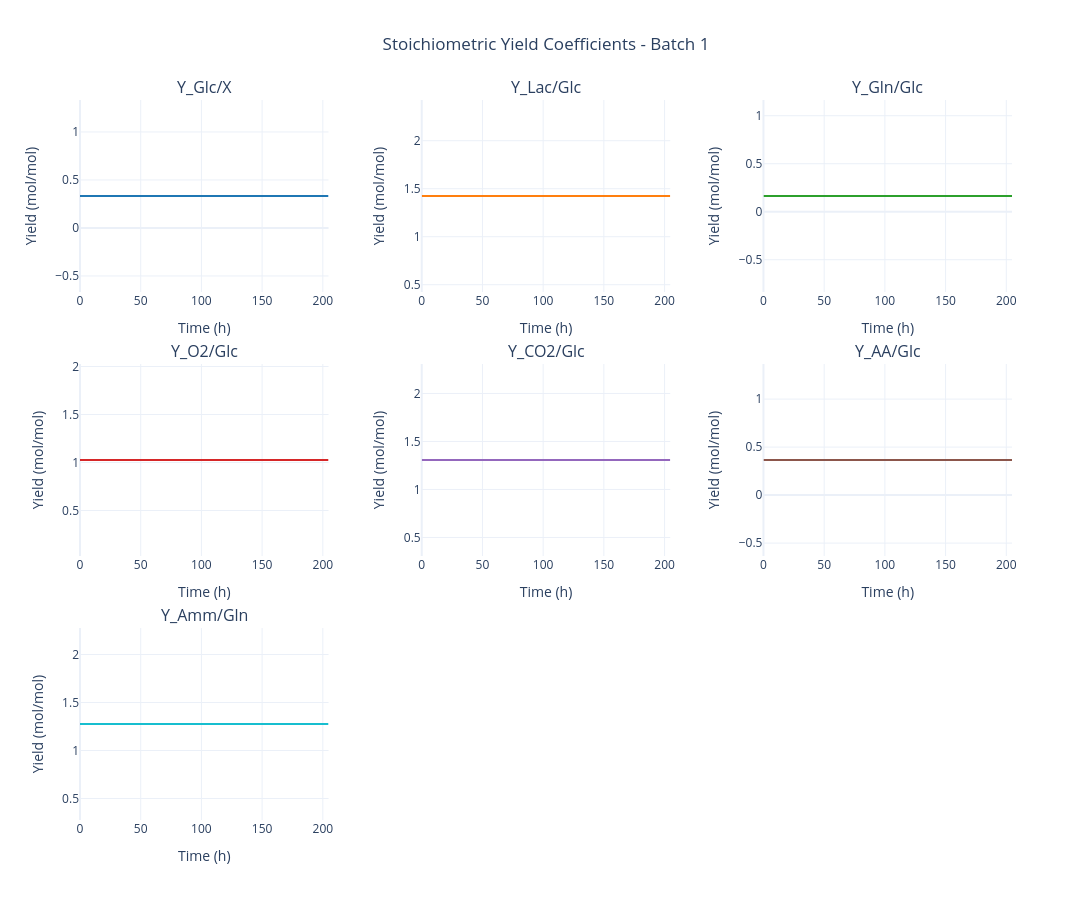

Here is the notebook cell this chart was saved with:
### Code cell
baseline_sim.data.plot_stoichiometric_yields()

### Figure 1 — Plotly figure (JSON) as saved in the notebook; plotly's stock layout.template omitted (floating-point values rounded to 4 significant figures; data arrays with more than 128 entries replaced by an {"elided": "..."} marker saying what was removed)
{"data": [{"line": {"color": "#1F77B4", "width": 2}, "mode": "lines", "name": "Y_Glc/X", "type": "scatter", "x": {"elided": "310 float values"}, "xaxis": "x", "y": {"elided": "310 float values"}, "yaxis": "y"}, {"line": {"color": "#FF7F0E", "width": 2}, "mode": "lines", "name": "Y_Lac/Glc", "type": "scatter", "x": {"elided": "310 float values"}, "xaxis": "x2", "y": {"elided": "310 float values"}, "yaxis": "y2"}, {"line": {"color": "#2CA02C", "width": 2}, "mode": "lines", "name": "Y_Gln/Glc", "type": "scatter", "x": {"elided": "310 float values"}, "xaxis": "x3", "y": {"elided": "310 float values"}, "yaxis": "y3"}, {"line": {"color": "#D62728", "width": 2}, "mode": "lines", "name": "Y_O2/Glc", "type": "scatter", "x": {"elided": "310 float values"}, "xaxis": "x4", "y": {"elided": "310 float values"}, "yaxis": "y4"}, {"line": {"color": "#9467BD", "width": 2}, "mode": "lines", "name": "Y_CO2/Glc", "type": "scatter", "x": {"elided": "310 float values"}, "xaxis": "x5", "y": {"elided": "310 float values"}, "yaxis": "y5"}, {"line": {"color": "#8C564B", "width": 2}, "mode": "lines", "name": "Y_AA/Glc", "type": "scatter", "x": {"elided": "310 float values"}, "xaxis": "x6", "y": {"elided": "310 float values"}, "yaxis": "y6"}, {"line": {"color": "#17BECF", "width": 2}, "mode": "lines", "name": "Y_Amm/Gln", "type": "scatter", "x": {"elided": "310 float values"}, "xaxis": "x7", "y": {"elided": "310 float values"}, "yaxis": "y7"}], "layout": {"annotations": [{"font": {"size": 16}, "showarrow": false, "text": "Y_Glc/X", "x": 0.1333, "xanchor": "center", "xref": "paper", "y": 1, "yanchor": "bottom", "yref": "paper"}, {"font": {"size": 16}, "showarrow": false, "text": "Y_Lac/Glc", "x": 0.5, "xanchor": "center", "xref": "paper", "y": 1, "yanchor": "bottom", "yref": "paper"}, {"font": {"size": 16}, "showarrow": false, "text": "Y_Gln/Glc", "x": 0.8667, "xanchor": "center", "xref": "paper", "y": 1, "yanchor": "bottom", "yref": "paper"}, {"font": {"size": 16}, "showarrow": false, "text": "Y_O2/Glc", "x": 0.1333, "xanchor": "center", "xref": "paper", "y": 0.6333, "yanchor": "bottom", "yref": "paper"}, {"font": {"size": 16}, "showarrow": false, "text": "Y_CO2/Glc", "x": 0.5, "xanchor": "center", "xref": "paper", "y": 0.6333, "yanchor": "bottom", "yref": "paper"}, {"font": {"size": 16}, "showarrow": false, "text": "Y_AA/Glc", "x": 0.8667, "xanchor": "center", "xref": "paper", "y": 0.6333, "yanchor": "bottom", "yref": "paper"}, {"font": {"size": 16}, "showarrow": false, "text": "Y_Amm/Gln", "x": 0.1333, "xanchor": "center", "xref": "paper", "y": 0.2667, "yanchor": "bottom", "yref": "paper"}], "height": 900, "hovermode": "x unified", "showlegend": false, "title": {"text": "Stoichiometric Yield Coefficients - Batch 1", "x": 0.5}, "width": 1300, "xaxis": {"anchor": "y", "domain": [0, 0.2667], "title": {"text": "Time (h)"}}, "xaxis2": {"anchor": "y2", "domain": [0.3667, 0.6333], "title": {"text": "Time (h)"}}, "xaxis3": {"anchor": "y3", "domain": [0.7333, 1], "title": {"text": "Time (h)"}}, "xaxis4": {"anchor": "y4", "domain": [0, 0.2667], "title": {"text": "Time (h)"}}, "xaxis5": {"anchor": "y5", "domain": [0.3667, 0.6333], "title": {"text": "Time (h)"}}, "xaxis6": {"anchor": "y6", "domain": [0.7333, 1], "title": {"text": "Time (h)"}}, "xaxis7": {"anchor": "y7", "domain": [0, 0.2667], "title": {"text": "Time (h)"}}, "xaxis8": {"anchor": "y8", "domain": [0.3667, 0.6333]}, "xaxis9": {"anchor": "y9", "domain": [0.7333, 1]}, "yaxis": {"anchor": "x", "domain": [0.7333, 1], "title": {"text": "Yield (mol/mol)"}}, "yaxis2": {"anchor": "x2", "domain": [0.7333, 1], "title": {"text": "Yield (mol/mol)"}}, "yaxis3": {"anchor": "x3", "domain": [0.7333, 1], "title": {"text": "Yield (mol/mol)"}}, "yaxis4": {"anchor": "x4", "domain": [0.3667, 0.6333], "title": {"text": "Yield (mol/mol)"}}, "yaxis5": {"anchor": "x5", "domain": [0.3667, 0.6333], "title": {"text": "Yield (mol/mol)"}}, "yaxis6": {"anchor": "x6", "domain": [0.3667, 0.6333], "title": {"text": "Yield (mol/mol)"}}, "yaxis7": {"anchor": "x7", "domain": [0, 0.2667], "title": {"text": "Yield (mol/mol)"}}, "yaxis8": {"anchor": "x8", "domain": [0, 0.2667]}, "yaxis9": {"anchor": "x9", "domain": [0, 0.2667]}}}
